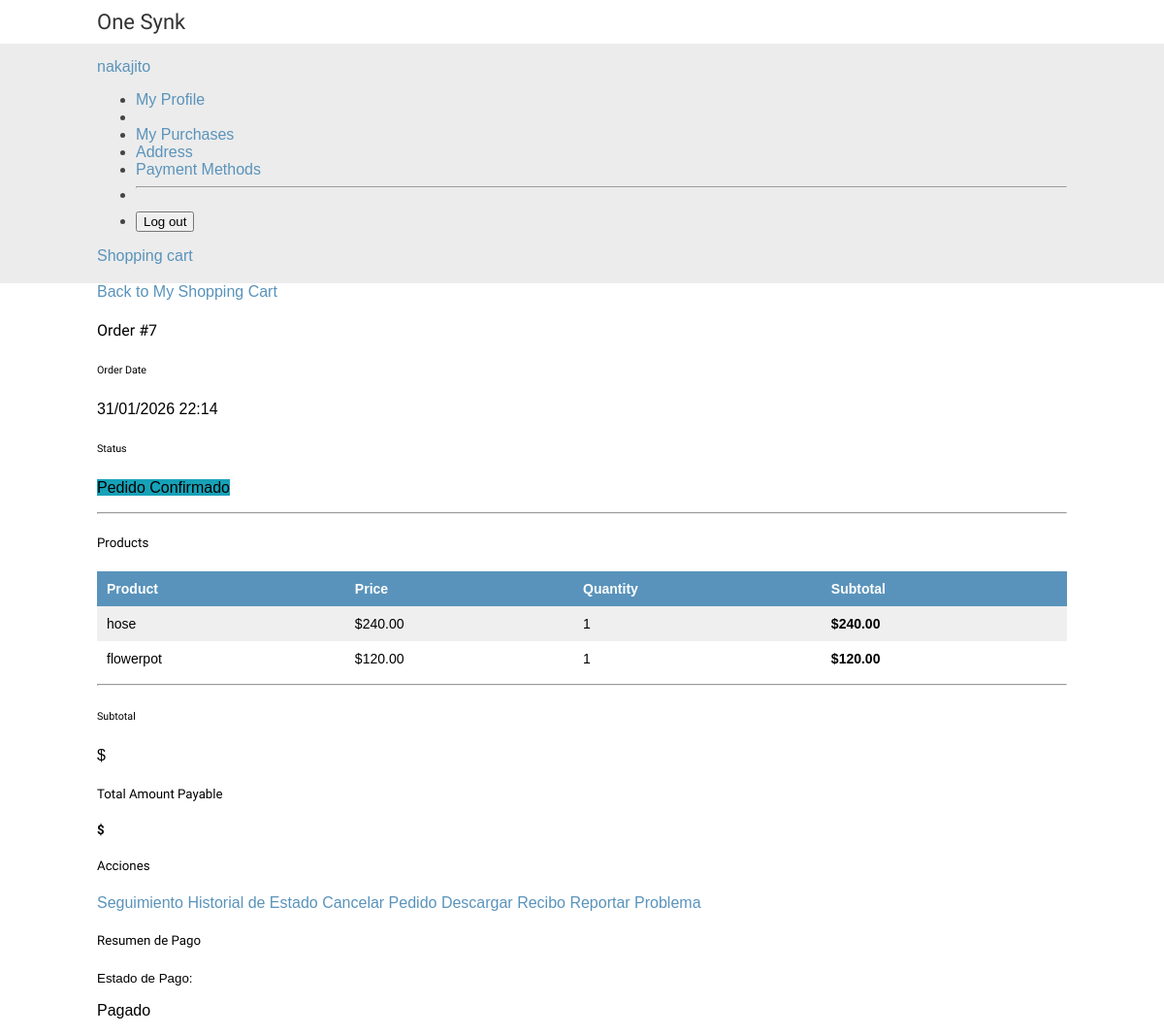
The app's page /orders/detail/7/ (signed in) with its own data.
### accounts/models.py (models this page shows, shortened)
class CustomUser(AbstractUser):
    PHONE_REGEX = RegexValidator(
        regex=r"^\d{10}$",
        message="Phone number must be exactly 10 digits (e.g., 5522445104).",
    )
    USER_TYPE_CHOICES = (
        ("regular_user", "Regular User"),
        ("wholesaler", "Wholesaler"),
    )
    phone = models.CharField(
        max_length=10,
        validators=[PHONE_REGEX],
        blank=True,
        null=True,
        help_text="Format: 5522445104",
    )
    user_type = models.CharField(
        max_length=12,
        choices=USER_TYPE_CHOICES,
        default="regular_user",  # Fixed: 'normal' was not in choices
        help_text="User type: Regular or Wholesaler",
    )
    stripe_customer_id = models.CharField(
        max_length=255,
        blank=True,
        null=True,
        unique=True,
        help_text="Customer ID in Stripe",
    )
    payment_method = models.CharField(
        max_length=255,
        blank=True,
        null=True,
        help_text="ID del método de pago por defecto en Stripe",
    )
    created_at = models.DateTimeField(auto_now_add=True)
    updated = models.DateTimeField(auto_now=True)
    class Meta:
        verbose_name = "User"
        verbose_name_plural = "Users"
        ordering = ["-created_at"]

### orders/models.py (models this page shows, shortened)
class Order(models.Model):
    user = models.ForeignKey(
        CustomUser,
        on_delete=models.CASCADE,
        null=True,
        blank=True,
        related_name="orders",
        help_text="User who made the purchase",
    )
    first_name = models.CharField(max_length=50)
    last_name = models.CharField(max_length=50)
    email = models.EmailField()
    shipping_address = models.ForeignKey(
        Address,
        on_delete=models.SET_NULL,
        null=True,
        blank=True,
        related_name="orders_shipper",
        help_text="Shipping address",
    )
    billing_address = models.ForeignKey(
        Address,
        on_delete=models.SET_NULL,
        null=True,
        blank=True,
        related_name="ordes_billed",
        help_text="Billing address (if different)",
    )
    address = models.CharField(max_length=200)
    postal_code = models.CharField(max_length=20)
    city = models.CharField(max_length=50)
    created = models.DateTimeField(auto_now_add=True)
    updated = models.DateTimeField(auto_now=True)
    paid = models.BooleanField(default=False)
    status = models.CharField(
        max_length=20,
        choices=ORDER_STATUS_CHOICES,
        default="pending",
        help_text="Current order status",
    )
    estimated_delivery_date = models.DateField(
        null=True, blank=True, help_text="Estimated delivery date"
    )
    notes = models.TextField(
        blank=True, null=True, help_text="Internal notes on the order"
    )
    customer_notes = models.TextField(
        blank=True, null=True, help_text="Customer notes when making the purchase"
    )
    stripe_id = models.CharField(max_length=250, blank=True)
    coupon = models.ForeignKey(
        Coupon, related_name="orders", null=True, blank=True, on_delete=models.SET_NULL
    )
    discount = models.IntegerField(
        default=0,
        validators=[MinValueValidator(0), MaxValueValidator(100)],
        help_text="Discount percentage (0-100) applied at the time of order.",
    )
    payment_method = models.ForeignKey(
        PaymentMethod,
        on_delete=models.SET_NULL,
        null=True,
        blank=True,
        related_name="orders",
        help_text="Método de pago utilizado",
    )
    def can_be_cancelled(self):
        return self.status in ["pending", "confirmed"]
    def can_be_reordered(self):
        return self.status in ["delivered", "cancelled"]
    class Meta:
        ordering = ["-created"]
        indexes = [models.Index(fields=["-created"])]

class OrderItem(models.Model):
    order = models.ForeignKey(Order, related_name="items", on_delete=models.CASCADE)
    product = models.ForeignKey(
        Product, related_name="order_items", on_delete=models.CASCADE
    )
    price = models.DecimalField(max_digits=10, decimal_places=2)
    quantity = models.PositiveIntegerField(default=1)
    def get_cost(self):
        return self.price * self.quantity

### shop/models.py (models this page shows, shortened)
class Product(models.Model):
    category = models.ForeignKey(
        Category, related_name="products", on_delete=models.CASCADE
    )
    name = models.CharField(max_length=200)
    slug = models.SlugField(max_length=200)
    image = models.ImageField(upload_to="products/%Y/%m/%d", blank=True)
    description = models.TextField(blank=True)
    price = models.DecimalField(max_digits=10, decimal_places=2)
    available = models.BooleanField(default=True)
    created = models.DateTimeField(auto_now_add=True)
    updated = models.DateTimeField(auto_now=True)
    class Meta:
        ordering = ["name"]
        indexes = [
            models.Index(fields=["id", "slug"]),
            models.Index(fields=["name"]),
            models.Index(fields=["-created"]),
        ]

### orders/views.py (the view)
# urls.py: path("detail/<int:order_id>/", views.order_detail, name="order_detail"),
@login_required(login_url="accounts:login")
@require_http_methods(["GET"])
def order_detail(request, order_id):
    order = get_user_order(request, order_id)
    items = order.items.all()
    context = {
        "order": order,
        "items": items,
        "page_title": f"Order #{order.id}",
    }
    return render(request, "orders/order/order_detail.html", context)

### cart/cart.py (called while the page is built)
    def __len__(self):
        return sum(item["quantity"] for item in self.cart.values())

### cart/context_processors.py (called while the page is built)
def cart(request):
    return {"cart": Cart(request)}

### orders/views.py (called while the page is built)
def get_user_order(request, order_id):
    try:
        return Order.objects.get(id=order_id, user=request.user)
    except Order.DoesNotExist:
        order = get_object_or_404(Order, id=order_id, email=request.user.email)
        return order

### orders/templates/orders/order/order_detail.html (shortened to what this page needs)
{% extends 'shop/base.html' %}
{% load static %}
{% block content %}
<div class="container my-5">
    <div class="mb-4">
        <a href="{% url 'orders:order_history' %}" class="btn btn-outline-secondary">
             Back to My Shopping Cart
        </a>
    </div>
    <div class="row">
        <div class="col-md-8">
            <div class="card shadow-sm mb-4">
                <div class="card-header bg-primary text-white">
                    <h4 class="mb-0">Order #{{ order.id }}</h4>
                </div>
                <div class="card-body">
                    <div class="row mb-4">
                        <div class="col-md-6">
                            <h6 class="text-muted">Order Date</h6>
                            <p class="mb-0">{{ order.created|date:"d/m/Y H:i" }}</p>
                        </div>
                        <div class="col-md-6">
                            <h6 class="text-muted">Status</h6>
                            <p class="mb-0">
                                <span class="badge"
                                      style="background-color: {% if order.status == 'delivered' %}#28a745{% elif order.status == 'shipped' %}#007bff{% elif order.status == 'preparing' %}#17a2b8{% elif order.status == 'confirmed' %}#17a2b8{% elif order.status == 'cancelled' %}#dc3545{% else %}#ffc107{% endif %}">
                                    {{ order.get_status_display }}
                                </span>
                            </p>
                        </div>
                    </div>
                    <hr>
                    <h5 class="mb-3">Products</h5>
                    <div class="table-responsive">
                        <table class="table table-sm">
                            <thead class="table-light">
                                <tr>
                                    <th>Product</th>
                                    <th>Price</th>
                                    <th>Quantity</th>
                                    <th>Subtotal</th>
                                </tr>
                            </thead>
                            <tbody>
                                {% for item in items %}
                                    <tr>
                                        <td>{{ item.product.name }}</td>
                                        <td>${{ item.price }}</td>
                                        <td>{{ item.quantity }}</td>
                                        <td><strong>${{ item.get_cost }}</strong></td>
                                    </tr>
                                {% endfor %}
                            </tbody>
                        </table>
                    </div>
                    <hr>
                    <div class="row">
                        <div class="col-md-6">
                            <h6 class="text-muted">Subtotal</h6>
                            <p>${{ order.get_subtotal }}</p>
                        </div>
                    </div>
                    <div class="row border-top pt-3">
                        <div class="col-md-6">
                            <h5>Total Amount Payable</h5>
                        </div>
                        <div class="col-md-6 text-end">
                            <h5><strong>${{ order.get_total }}</strong></h5>
                        </div>
                    </div>
                </div>
            </div>
        </div>
<div class="col-md-4">
    <div class="card shadow-sm mb-4">
        <div class="card-header bg-light">
            <h5 class="mb-0">Acciones</h5>
        </div>
        <div class="card-body">
            <a href="{% url 'orders:order_tracking' order.id %}" class="btn btn-info w-100 mb-2">
                 Seguimiento
            </a>
            <a href="{% url 'orders:order_status_history' order.id %}" class="btn btn-outline-info w-100 mb-2">
                 Historial de Estado
            </a>
            {% if order.can_be_cancelled %}
                <a href="#" class="btn btn-danger w-100 mb-2">
                     Cancelar Pedido
                </a>
            {% endif %}
            <a href="{% url 'orders:order_pdf' order.id %}" class="btn btn-outline-primary w-100 mb-2">
                 Descargar Recibo
            </a>
            <a href="#" class="btn btn-outline-secondary w-100">
                 Reportar Problema
            </a>
        </div>
    </div>
    <div class="card shadow-sm">
        <div class="card-header bg-light">
            <h5 class="mb-0">Resumen de Pago</h5>
        </div>
        <div class="card-body">
            <p class="mb-1">
                <small class="text-muted">Estado de Pago:</small>
            </p>
            <p class="mb-3">
                {% if order.paid %}
                    <span class="badge bg-success">
                         Pagado
                    </span>
                {% else %}
                    <span class="badge bg-warning">
                        <i class="bi bi-exclamation-circle"></i> Pendiente
                    </span>
                {% endif %}
            </p>
        </div>
    </div>
</div>
{% endblock %}

### shop/templates/shop/base.html (shortened to what this page needs)
{% load static %}
<!DOCTYPE html>
<html>
  <head>
    <link href="{% static "css/base.css" %}" rel="stylesheet">
  </head>
  <body>
    <div id="header">
      <a href="/" class="logo">One Synk</a>
    </div>
    <div id="subheader">
      <div class="navbar-nav ms-auto">
        {% if user.is_authenticated %}
            <div class="nav-item dropdown">
                <a class="nav-link dropdown-toggle" href="#" id="userDropdown" role="button" data-bs-toggle="dropdown">
                    <span class="d-none d-md-inline">{{ user.first_name|default:user.username }}</span>
                </a>
                <ul class="dropdown-menu dropdown-menu-end" aria-labelledby="userDropdown">
                    <li><a class="dropdown-item" href="{% url 'accounts:profile' %}">
                         My Profile
                    </a></li>
                    <li><a class="dropdown-item" href="#">
                    <li><a class="dropdown-item" href="{% url 'orders:order_history' %}">
                         My Purchases
                    </a></li>
                    <li><a class="dropdown-item" href="{% url 'orders:address_list' %}">
                         Address
                    </a></li>
                    <li><a class="dropdown-item" href="{% url 'payment:payment_method_list' %}">
                         Payment Methods
                    </a></li>
                    <li><hr class="dropdown-divider"></li>
                    <li>
                        <form action="{% url 'accounts:logout' %}" method="post" class="m-0">
                            <button type="submit" class="dropdown-item">
                                 Log out
                            </button>
                        </form>
                    </li>
                </ul>
            </div>
        {% endif %}
        <a class="nav-link" href="{% url 'cart:cart_detail' %}">
            Shopping cart
        </a>
    </div>
    </div>
    <div id="content">
      {% block content %}
      {% endblock %}
    </div>
  </body>
</html>

### shop/static/css/base.css (style rules this page uses)
body { margin:0; padding:0; font-family:helvetica, sans-serif; }
h1, h2, h3, h4, h5 , h6 { font-family: 'Ubuntu', sans-serif; font-weight:normal; }
a { text-decoration:none; color:#5993bb; }
table { width:100%; border-spacing:0; border-collapse: collapse; }
table th, table td { text-align:left; font-size:14px; padding:10px; margin:0; }
tbody tr:nth-child(odd) { background:#efefef; }
thead th, tbody tr.total { background:#5993bb; color:#fff; font-weight:bold; }
#header { padding:10px 100px; font-size:18px; overflow:auto; }
#subheader { background:#ececec; color:#444; padding:15px 100px; overflow:auto; }
#header .logo { font-family: 'Ubuntu', sans-serif; float:left; color:#333; font-size:22px; margin-right:10%; }
#content { padding:0 100px; overflow:hidden; }

### records on screen
CustomUser: first_name "nakajito"
Order: id "7", created "31/01/2026 22:14", status "Pedido Confirmado"
OrderItem: product.name "hose", price "240.00", quantity "1", get_cost "240.00"
OrderItem: product.name "flowerpot", price "120.00", quantity "1", get_cost "120.00"
